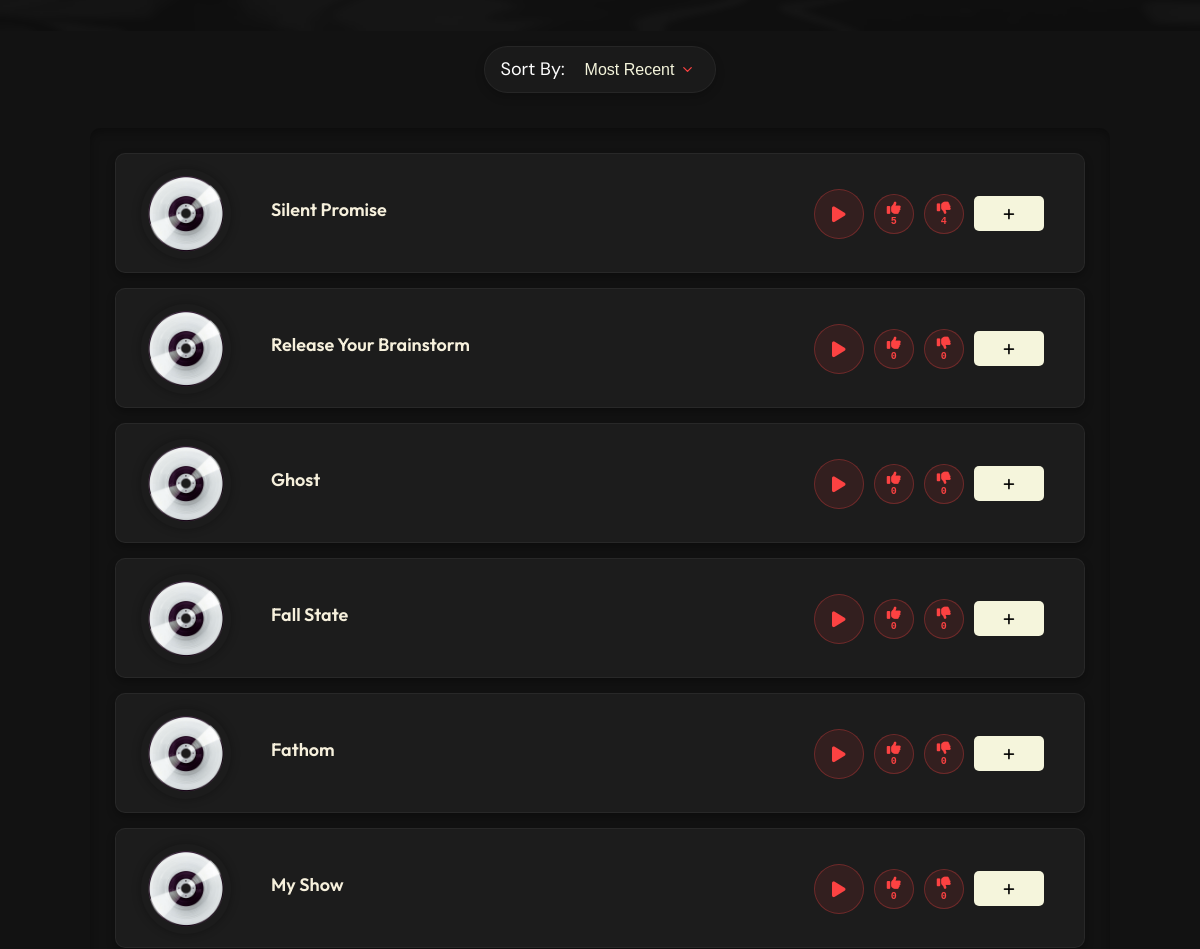
Before: /showcase (middle part) with the older database file.
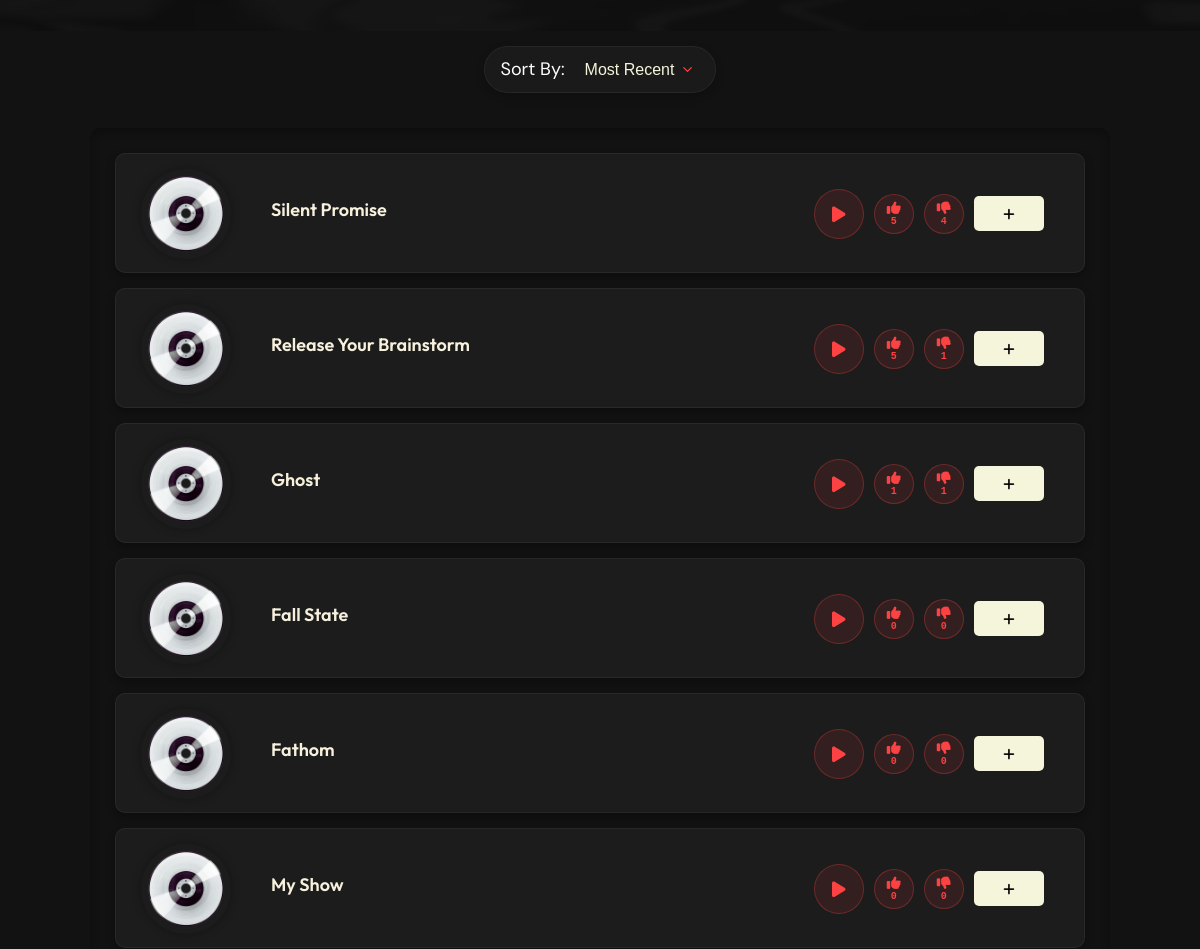
After: the same page with the newer database file.
### models.py (models this page shows, shortened)
class Track(db.Model):
    __tablename__ = 'tracks'
    id = db.Column(db.Integer, primary_key=True)
    name = db.Column(db.String(200), nullable=False)
    description = db.Column(db.String(500), nullable=True)
    file = db.Column(db.String(200), nullable=False)
    artwork = db.Column(db.String(200), nullable=True)
    artwork_secondary = db.Column(db.String(200), nullable=True)
    play_count = db.Column(db.Integer, default=0)
    like_count = db.Column(db.Integer, default=0)  # New field for likes
    unlike_count = db.Column(db.Integer, default=0)  # New field for unlikes
    date_added = db.Column(db.DateTime, default=datetime.utcnow)

### app.py (the view)
@app.route('/showcase')
def showcase():
    sort_by = request.args.get('sort', 'date_desc')
    if sort_by == 'name_asc':
        tracks = Track.query.order_by(Track.name.asc()).all()
    elif sort_by == 'name_desc':
        tracks = Track.query.order_by(Track.name.desc()).all()
    elif sort_by == 'date_asc':
        tracks = Track.query.order_by(Track.date_added.asc()).all()
    elif sort_by == 'play_count':
        tracks = Track.query.order_by(Track.play_count.desc()).all()
    elif sort_by == 'like_count':  # New sorting option
        tracks = Track.query.order_by(Track.like_count.desc()).all()
    else:  # date_desc is default
        tracks = Track.query.order_by(Track.date_added.desc()).all()
    latest_track = Track.query.order_by(Track.date_added.desc()).first()
    return render_template('showcase.html', tracks=tracks, sort_by=sort_by, latest_track=latest_track)

### templates/showcase.html (shortened to what this page needs)
{% extends 'base.html' %}
{% from 'components/hero.html' import hero %}
{% block content %}
<div class="hero-section">
</div>
<form method="GET" action="{{ url_for('showcase') }}">
    <div class="sort">Sort By:
    <select name="sort" id="sort" onchange="this.form.submit()">
        <option value="date_desc" {% if sort_by == 'date_desc' %}selected{% endif %}>Most Recent</option>
    </select>
    </div>
</form>
<div class="track-container">
    {% for track in tracks %}
    <div class="track-card">
        <div class="track-artwork">
            <img src="{{ url_for('static', filename='uploads/' + (track.artwork or 'No Artwork')) }}" alt="Artwork">
        </div>
        {% if track.artwork_secondary and track.artwork_secondary != "No Secondary Artwork" %}
            <div class="track-artwork-secondary">
                <img src="{{ url_for('static', filename='uploads/' + track.artwork_secondary) }}" alt="Secondary Artwork">
            </div>
        {% else %}
            <div class="track-info">
                <h3>{{ track.name }}</h3>
            </div>
        {% endif %}
        <div class="track-buttons">
            <button class="play-track-btn"
                data-track-url="{{ url_for('static', filename='uploads/' + track.file) }}"
                data-track-name="{{ track.name }}"
                data-track-artwork="{{ url_for('static', filename='uploads/' + track.artwork) }}"
                data-track-artwork-secondary="{{ url_for('static', filename='uploads/' + track.artwork_secondary) if track.artwork_secondary and track.artwork_secondary != 'No Secondary Artwork' else '' }}">
            </button>
            <button class="reaction-btn like-btn" data-track-id="{{ track.id }}" title="Like">
                <i class="fas fa-thumbs-up"></i>
                <span class="reaction-count like-count">{{ track.like_count or 0 }}</span>
            </button>
            <button class="reaction-btn unlike-btn" data-track-id="{{ track.id }}" title="Unlike">
                <i class="fas fa-thumbs-down"></i>
                <span class="reaction-count unlike-count">{{ track.unlike_count or 0 }}</span>
            </button>
            <button class="playlist-btn" data-track-id="{{ track.id }}" data-track-name="{{ track.name }}" title="Add to playlist">
                <i class="fas fa-plus"></i>
            </button>
        </div>
    </div>
    {% endfor %}
</div>
{% endblock %}

### templates/base.html (shortened to what this page needs)
<!DOCTYPE html>
<html lang="en">
<head>
    <link rel="stylesheet" href="{{ url_for('static', filename='css/typography.css') }}">
    <link rel="stylesheet" href="{{ url_for('static', filename='css/base.css') }}">
    <link rel="stylesheet" href="{{ url_for('static', filename='css/hero.css') }}">
    <link rel="stylesheet" href="{{ url_for('static', filename='css/navigation.css') }}">
    <link rel="stylesheet" href="{{ url_for('static', filename='css/track-display.css') }}">
    <link rel="stylesheet" href="{{ url_for('static', filename='css/audio-player.css') }}">
    <link rel="stylesheet" href="{{ url_for('static', filename='css/admin.css') }}">
    <link rel="stylesheet" href="{{ url_for('static', filename='css/page-specific.css') }}">
    <link rel="stylesheet" href="{{ url_for('static', filename='css/converter.css') }}">
    <link rel="stylesheet" href="{{ url_for('static', filename='css/guides.css') }}">
    <link rel="stylesheet" href="{{ url_for('static', filename='css/home.css') }}">
    <link rel="stylesheet" href="{{ url_for('static', filename='css/analyzer.css') }}">
    <link rel="stylesheet" href="{{ url_for('static', filename='css/separator.css') }}">
    <link rel="stylesheet" href="https://cdnjs.cloudflare.com/ajax/libs/font-awesome/6.4.0/css/all.min.css">
</head>
<body>
    <div id="main-content">
        <main>
            <div class="content-wrapper">
                {% block content %}{% endblock %}
            </div>
        </main>
    </div>
</body>
</html>

### static/css/typography.css (style rules this page uses)
:root { --font-primary: 'Outfit', sans-serif; --font-secondary: 'JetBrains Mono', monospace; --font-accent: 'Fraunces', serif; --font-body: 'DM Sans', sans-serif; --weight-light: 300; --weight-regular: 400; --weight-medium: 500; --weight-semibold: 600; --weight-bold: 700; --weight-extrabold: 800; --weight-black: 900; --font-size-xs: 12px; --font-size-sm: 14px; --font-size-base: 16px; --font-size-md: 18px; --font-size-lg: 20px; --font-size-xl: 24px; --font-size-2xl: 28px; --font-size-3xl: 32px; --font-size-4xl: 36px; --line-height-tight: 1.2; --line-height-normal: 1.5; --line-height-relaxed: 1.75; --letter-spacing-tight: -0.025em; --letter-spacing-normal: 0; --letter-spacing-wide: 0.025em; --letter-spacing-wider: 0.05em; }
body { font-family: var(--font-body); font-weight: var(--weight-regular); font-size: var(--font-size-base); line-height: var(--line-height-normal); color: var(--text-color); }
h1, h2, h3, h4, h5, h6 { font-family: var(--font-primary); font-weight: var(--weight-bold); line-height: var(--line-height-tight); margin-top: 0; margin-bottom: 0.5em; }
h3 { font-size: var(--font-size-xl); }
.btn, button { font-family: var(--font-primary); font-weight: var(--weight-semibold); font-size: var(--font-size-base); letter-spacing: var(--letter-spacing-wide); }

### static/css/base.css (style rules this page uses)
:root { --global-artwork-size: 50px; --global-artwork-size-mobile: 40px; --track-artwork-size: 90px; --track-artwork-secondary-width: 200px; --track-artwork-secondary-height: 100px; --admin-artwork-size: 40px; --track-artwork-size-mobile: 70px; --track-artwork-secondary-mobile-size: 150px; --primary-color: #fc4242; --secondary-color: #2c2c2c; --text-color: #ffffff; --background-color: #121212; --card-background: #1e1e1e; --hover-color: #fc4242; --card-hover-background: rgba(40, 40, 40, 0.8); --shadow-sm: 0 2px 5px rgba(0, 0, 0, 0.2); --shadow-md: 0 4px 15px rgba(0, 0, 0, 0.3); --shadow-lg: 0 10px 30px rgba(0, 0, 0, 0.4); --shadow-primary: 0 4px 15px rgba(252, 66, 66, 0.3); --shadow-primary-lg: 0 6px 20px rgba(252, 66, 66, 0.4); --transition-fast: all 0.2s ease; --transition-normal: all 0.3s ease; --transition-slow: all 0.5s ease; --border-radius-small: 5px; --border-radius-medium: 10px; --border-radius-large: 15px; --border-radius-circle: 50%; --z-index-dropdown: 100; --z-index-player: 900; --z-index-preloader: 1000; }
* { margin: 0; padding: 0; box-sizing: border-box; }
body, html { margin: 0; padding: 0; overflow-x: hidden; }
body { background-color: var(--background-color); color: var(--text-color); line-height: 1.6; scroll-behavior: smooth; overflow-y: hidden; }
body::before { content: ''; position: fixed; top: 0; left: 0; width: 100%; height: 100%; pointer-events: none; z-index: -1; }
main { margin: 0; width: 100%; overflow-x: hidden; text-align: center; font-size: 16px; min-height: calc(100vh - 80px); position: relative; max-width: 100%; box-sizing: border-box; display: flex; flex-direction: column; padding-bottom: 0; }
.content-wrapper { padding: 0; flex: 1; }
@media (min-height: 900px) { main { padding-top: 60px; padding-bottom: 60px; } }
main { padding-bottom: 0; }

### static/css/hero.css (style rules this page uses)
.hero-section { position: relative; min-height: 45vh; display: flex; flex-direction: column; justify-content: center; align-items: center; padding: 3rem 2rem; overflow: hidden; width: 100%; margin: 0; padding: 0; }
.hero-section::before { content: ''; position: absolute; top: 0; left: 0; width: 100%; height: 100%; background-image: url("/static/images/bg3.png"); background-size: cover; background-position: center; opacity: 0.2; z-index: 0; }

### static/css/navigation.css (style rules this page uses)
.sort { font-size: 18px; display: inline-flex; align-items: center; background-color: rgba(30, 30, 30, 0.7); padding: 8px 15px; border-radius: 30px; margin: 15px 0; box-shadow: 0 4px 10px rgba(0, 0, 0, 0.2); backdrop-filter: blur(5px); border: 1px solid rgba(255, 255, 255, 0.05); }
.sort select { background-color: transparent; border: none; color: #F5F5DC; font-size: 16px; font-family: 'Agave', sans-serif; padding: 5px 10px; margin-left: 10px; cursor: pointer; outline: none; appearance: none; -webkit-appearance: none; -moz-appearance: none; background-repeat: no-repeat; background-position: right 5px center; background-size: 15px; padding-right: 25px; transition: all 0.3s ease; }
.sort select option { background-color: #1a1a1a; color: #F5F5DC; }

### static/css/audio-player.css (style rules this page uses)
.track-artwork { width: 100%; height: 100%; object-fit: contain; border-radius: 50%; transition: var(--transition-normal); }

Changed rows visible on the page:
changed Track "Release Your Brainstorm": like_count "0" → "5"; unlike_count "0" → "1"
changed Track "Ghost": like_count "0" → "1"; unlike_count "0" → "1"
